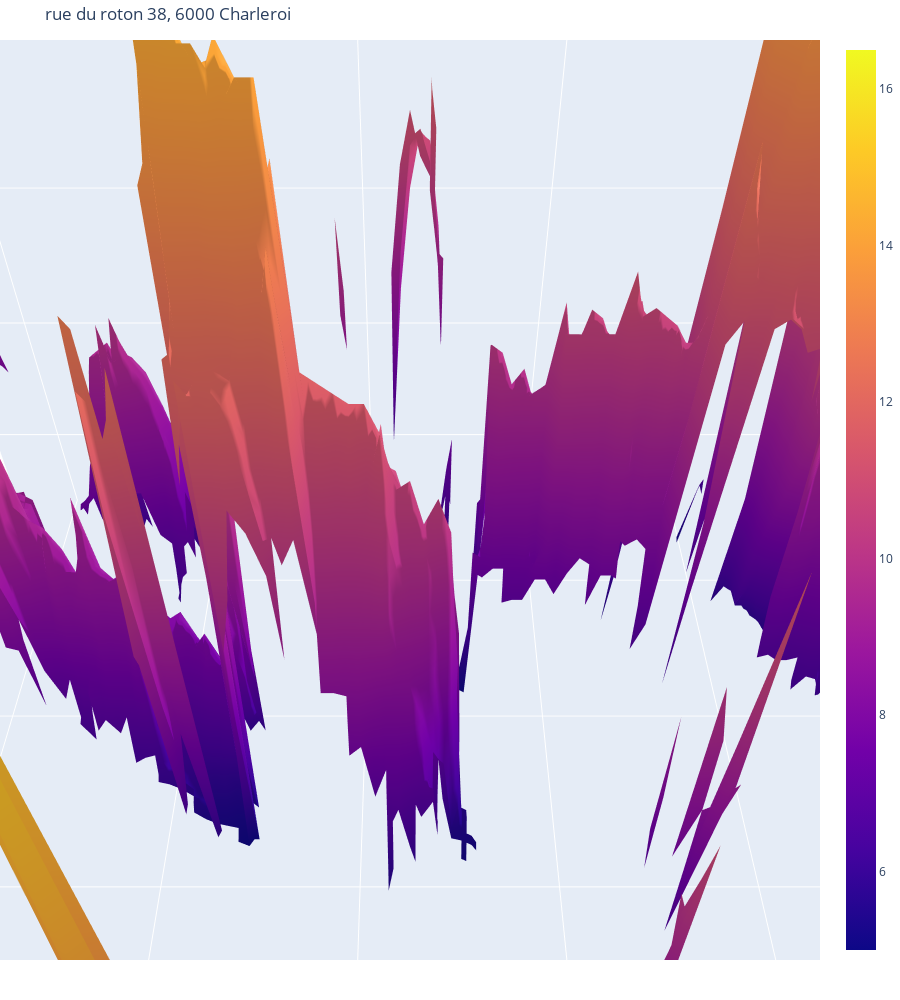

Notebook cell for this chart:
### Code cell
import pandas as pd
gdb = fiona.open('./BATI3D_2013-2014_FILEGDB_31370/BATI3D_2013-2014.gdb', layer=1)
hits = list(gdb.items(bbox=(xMin, yMin, xMax, yMax)))
meshes = []
for hit in hits:
    points = hit[1]['geometry']['coordinates']
    meshes.append(points)
# fig = go.Figure(go.Surface(z=z_data.values, x=z_data.columns, y=z_data.index, opacity=1))
df= pd.DataFrame(meshes)
x_1= []
y_1= []
z_1= []
list_point=[]
for mesh in meshes:
    for i in mesh:
        for a in i:
            for b in a:
                list_point.append(b)
                x_1.append(round(b[0]))
                y_1.append(round(b[1]))
                z_1.append(round(b[2]))
# print(list_point)
test_list= []
print(list_point)

for point in list_point:
    point = list(point)
    if round(point[0]) in z_data.columns and round(point[1]) in z_data.index:
        # print(z_data.at[round(point[1]),round(point[0])])
        point[2] = z_data.at[round(point[1]),round(point[0])]
        # test_list.append((point[2]))
        test_list.append(point)
# print(test_list[0])
print(test_list)

# fig = go.Figure(go.Surface(z=(lambda z:z for z in test_list[2]), x=(lambda z:z for z in test_list[0]), y=(lambda z:z for z in test_list[1]), opacity=1))
fig.update_layout(
    title=address,
    width=900,
    height=1000,
    margin=dict(t=40, r=0, l=0, b=40),
    scene = {
        "xaxis": {'showspikes': False},
             "yaxis": {'showspikes': False},
             "zaxis": {'showspikes': False},
             'camera_eye': {"x": 0, "y": -0.5, "z": 0.5},
             "aspectratio": {"x": 1, "y": 1, "z": 1}
            })

fig.show()

### Figure 1 — Plotly figure (JSON) as saved in the notebook; plotly's stock layout.template omitted (floating-point values rounded to 4 significant figures; data arrays with more than 128 entries replaced by an {"elided": "..."} marker saying what was removed)
{"data": [{"opacity": 1, "type": "surface", "x": [155615, 155616, 155617, 155618, 155619, 155620, 155621, 155622, 155623, 155624, 155625, 155626, 155627, 155628, 155629, 155630, 155631, 155632, 155633, 155634, 155635, 155636, 155637, 155638, 155639, 155640, 155641, 155642, 155643, 155644, 155645, 155646, 155647, 155648, 155649, 155650, 155651, 155652, 155653, 155654, 155655, 155656, 155657, 155658, 155659, 155660, 155661, 155662, 155663, 155664, 155665, 155666, 155667, 155668, 155669, 155670, 155671, 155672, 155673, 155674, 155675, 155676, 155677, 155678, 155679, 155680, 155681, 155682, 155683, 155684, 155685, 155686, 155687, 155688, 155689, 155690, 155691, 155692, 155693, 155694, 155695, 155696, 155697, 155698, 155699, 155700, 155701, 155702, 155703, 155704, 155705, 155706, 155707, 155708, 155709, 155710, 155711, 155712, 155713, 155714, 155715], "y": [123431, 123430, 123429, 123428, 123427, 123426, 123425, 123424, 123423, 123422, 123421, 123420, 123419, 123418, 123417, 123416, 123415, 123414, 123413, 123412, 123411, 123410, 123409, 123408, 123407, 123406, 123405, 123404, 123403, 123402, 123401, 123400, 123399, 123398, 123397, 123396, 123395, 123394, 123393, 123392, 123391, 123390, 123389, 123388, 123387, 123386, 123385, 123384, 123383, 123382, 123381, 123380, 123379, 123378, 123377, 123376, 123375, 123374, 123373, 123372, 123371, 123370, 123369, 123368, 123367, 123366, 123365, 123364, 123363, 123362, 123361, 123360, 123359, 123358, 123357, 123356, 123355, 123354, 123353, 123352, 123351, 123350, 123349, 123348, 123347, 123346, 123345, 123344, 123343, 123342, 123341, 123340, 123339, 123338, 123337, 123336, 123335, 123334, 123333, 123332, 123331], "z": {"elided": "101x101 mixed values"}}], "layout": {"height": 1000, "margin": {"b": 40, "l": 0, "r": 0, "t": 40}, "scene": {"aspectratio": {"x": 1, "y": 1, "z": 1}, "camera": {"eye": {"x": 0, "y": -0.5, "z": 0.5}}, "xaxis": {"showspikes": false}, "yaxis": {"showspikes": false}, "zaxis": {"showspikes": false}}, "title": {"text": "rue du roton 38, 6000 Charleroi"}, "width": 900}}
